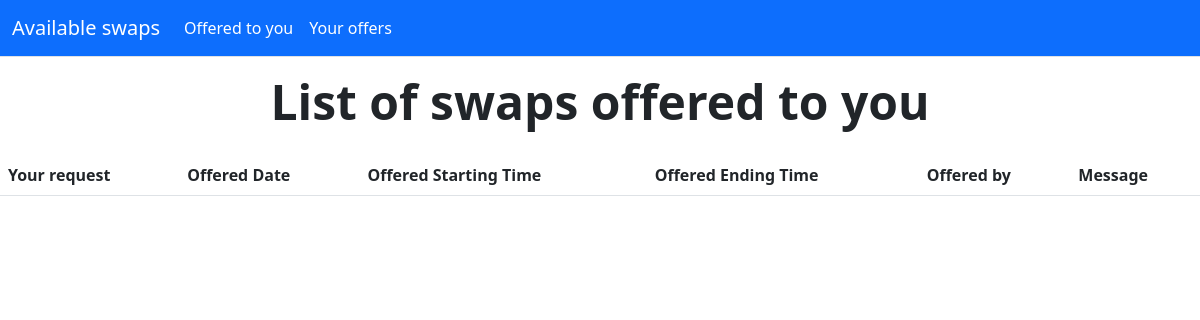
Before: /offered_to_you/ (signed in) with the older database file.
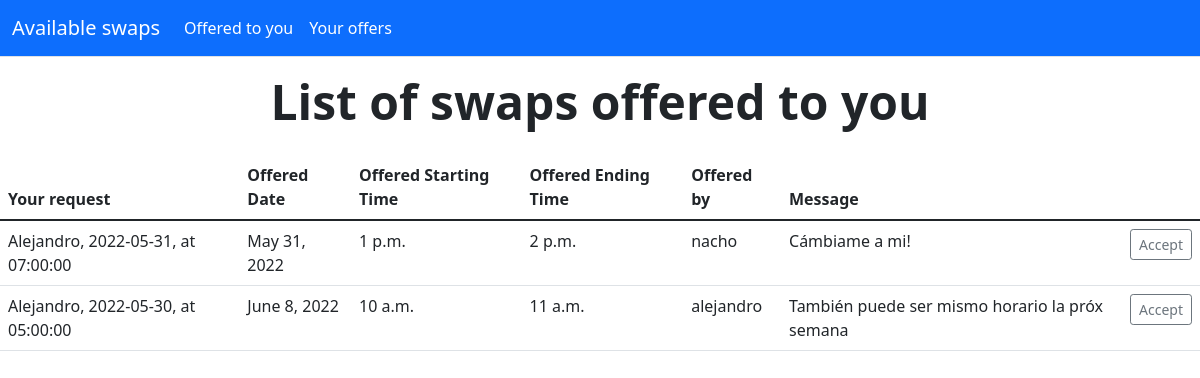
After: the same page with the newer database file.
### chat_commerce/models.py (models this page shows, shortened)
class Offer(models.Model):
    User = models.ForeignKey(User, related_name='offering_user', on_delete=models.CASCADE)
    Request = models.ForeignKey(Request, related_name='original_request', on_delete=models.CASCADE)
    message = models.TextField(blank=True)
    active = models.BooleanField(default=True)
    date = models.DateField()
    start_time = models.TimeField()
    end_time = models.TimeField()
    created_at = models.DateTimeField(auto_now_add=True)
    updated_at = models.DateTimeField(auto_now=True)
    objects = models.Manager()
    accepted = models.BooleanField(default=False)
    class Meta:
        verbose_name_plural = 'Offerings'
        ordering = ('date', "start_time", "end_time")

class Request(models.Model):
    User = models.ForeignKey(User, related_name='requesting_user', on_delete=models.CASCADE)
    message = models.TextField(blank=True)
    active = models.BooleanField(default=True)
    date = models.DateField()
    start_time = models.TimeField()
    end_time = models.TimeField()
    created_at = models.DateTimeField(auto_now_add=True)
    updated_at = models.DateTimeField(auto_now=True)
    objects = models.Manager()
    accepted = models.BooleanField(default=False)
    class Meta:
        verbose_name_plural = 'Requests'
        ordering = ('date', "start_time", "end_time")
    def __str__(self):
        return f"{self.User.username.capitalize()}, {self.date}, at {self.start_time}"

### chat_commerce/views.py (the view)
# urls.py: path('offered_to_you/', views.OfferedToYou_ListView.as_view(), name='offerred_to_you'),
class OfferedToYou_ListView(LoginRequiredMixin, ListView):
    model = Offer
    template_name = 'chat_commerce/offered_to_you_list.html'
    raise_exception = True
    def get_queryset(self):
        request_ids = Request.objects.filter(User=self.request.user).values_list('pk', flat=True)
        print(request_ids)
        return Offer.objects.filter(Request_id__in=request_ids)

### templates/chat_commerce/offered_to_you_list.html (shortened to what this page needs)
{% extends "../base.html" %}
{% block content %}
	<div class="px-6 py-2 my-2 text-center">
		<h1 class="display-5 fw-bold">List of swaps offered to you</h1>
	</div>
	<table class="table">
	  <thead>
	    <tr>
		  <th scope="col">Your request</th>
	      <th scope="col">Offered Date</th>
	      <th scope="col">Offered Starting Time</th>
	      <th scope="col">Offered Ending Time</th>
          <th scope="col">Offered by</th>
		  <th scope="col">Message</th>
	    </tr>
	  </thead>
	  <tbody>
	    {% for offer in object_list %}
        {% if offer.active %}
		<tr>
		  <td>{{offer.Request}}</td>
	      <td>{{offer.date}}</td>
	      <td>{{offer.start_time}}</td>
	      <td>{{offer.end_time}}</td>
          <td>{{offer.User.username}}</td>
		  <td>{{offer.message}}</td>
		  <td>
			<a button type="button" class="btn btn-outline-secondary btn-sm" href="{% url 'chat_commerce:accept_offer' offerId=offer.id %}">Accept</a>
		  </td>
	    </tr>
        {% endif %}
	   {% endfor %}
	  </tbody>
	</table>
{% endblock %}

Changed rows visible on the page:
added Offer: Request "Alejandro, 2022-05-31, at 07:00:00", date "May 31, 2022", start_time "1 p.m.", end_time "2 p.m.", User.username "nacho", message "Cámbiame a mi!"
now on this page (row edited): Offer: Request "Alejandro, 2022-05-30, at 05:00:00", date "June 8, 2022", start_time "10 a.m.", end_time "11 a.m.", User.username "alejandro", message "También puede ser mismo horario la próx semana"
